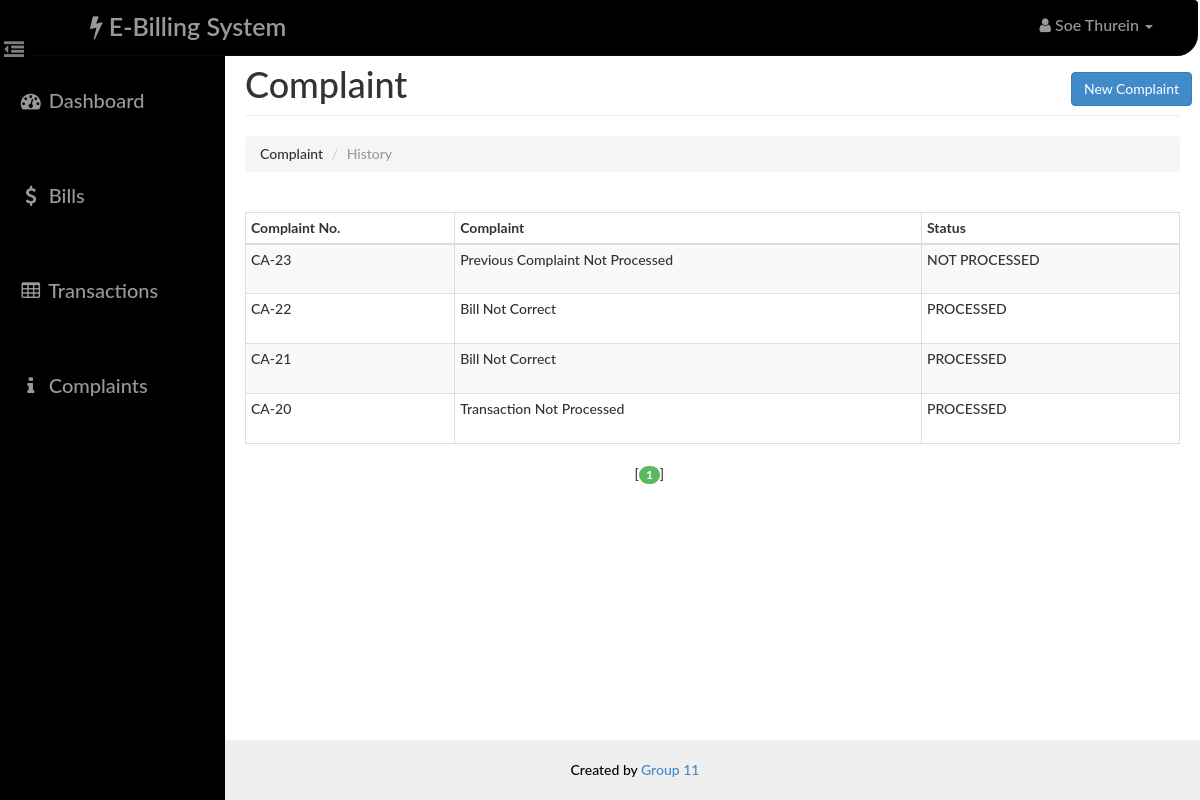
Page /user/complaint.php (signed in) on the committed database.
### tables this page shows
CREATE TABLE `complaint` (
  `id` int(14) NOT NULL AUTO_INCREMENT,
  `uid` int(14) NOT NULL,
  `aid` int(14) NOT NULL,
  `complaint` varchar(140) NOT NULL,
  `status` varchar(40) NOT NULL,
  PRIMARY KEY (`id`),
  KEY `aid` (`aid`),
  KEY `uid` (`uid`),
  CONSTRAINT `complaint_ibfk_1` FOREIGN KEY (`aid`) REFERENCES `admin` (`id`) ON DELETE CASCADE ON UPDATE CASCADE,
  CONSTRAINT `complaint_ibfk_2` FOREIGN KEY (`uid`) REFERENCES `user` (`id`) ON DELETE CASCADE ON UPDATE CASCADE
);

### user/paging1.php (called while the page is built, shortened)
<?php
    $rowsperpage = 5;
    if (isset($_GET['currentpage']) && is_numeric($_GET['currentpage'])) {
       $currentpage = (int) $_GET['currentpage'];
    } else {
       $currentpage = 1;
    }
    $offset = ($currentpage - 1) * $rowsperpage;
 ?>

### Includes/user.php (called while the page is built, shortened)
<?php
    function retrieve_complaints ($id,$offset, $rowsperpage) {
        global $con;
        $query = "SELECT * FROM complaint where uid={$id} ";
        $query .= "ORDER BY id DESC ";
        $query .= "LIMIT {$offset}, {$rowsperpage}";
        $result1 = mysqli_query($con,$query);
        return $result1;
    }
 ?>

### user/complaint.php (the view, shortened to what this page needs)
<?php
    require_once('head_html.php');
    require_once('../Includes/session.php');
    require_once('../Includes/user.php');
?>
<body>
    <div id="wrapper">
        <?php
            require_once("nav.php");
            require_once("sidebar.php");
        ?>
        <div id="page-content-wrapper">
            <div class="container-fluid">
                <div class="row">
                    <div class="col-lg-12">
                        <h1 class="page-header">
                            Complaint
                            <button class="btn btn-primary" data-toggle="modal" style="position:relative;left:70%" data-target="#Complaint">New Complaint</button>
                        </h1>
                        <ol class="breadcrumb">
                          <li>Complaint</li>
                          <li class="active">History</li>
                        </ol>
                        <div class="table-responsive">
                            <table class="table table-hover table-striped table-bordered table-condensed">
                                <thead>
                                    <tr>
                                        <th>Complaint No.</th>
                                        <th>Complaint</th>
                                        <th>Status</th>
                                    </tr>
                                </thead>
                                <tbody>
                                    <?php
                                    include("paging1.php");
                                    $result = retrieve_complaints($_SESSION['uid'],$offset, $rowsperpage);
                                    while($row = mysqli_fetch_assoc($result)){
                                    ?>
                                        <tr>
                                            <td><?php echo 'CA-'.$row['id']  ?></td>
                                            <td height="50"><?php echo $row['complaint'] ?></td>
                                            <td><?php echo $row['status'] ?></td>
                                        </tr>
                                    <?php } ?>
                                </tbody>
                            </table>
                            <?php include("paging2.php");  ?>
                        </div>
                    </div>
                </div>
            </div>
        </div>
    </div>
 <?php
    require_once("footer.php");
?>
</body>
</html>

### assets/css/dash_user.css (style rules this page uses)
body, html { width: 100%; height: 100%; }
body, h1, h2, h3, h4, h5, h6 { font-family: "Lato","Helvetica Neue",Helvetica,Arial,sans-serif; font-weight: 500; }
#wrapper { padding-left: 10px; padding-top: 5px; -webkit-transition: all 0.5s ease; -moz-transition: all 0.5s ease; -o-transition: all 0.5s ease; transition: all 0.5s ease; }
#page-content-wrapper { width: 100%; padding: 15px; min-height:580px; }
@media (min-width:768px) { #wrapper { padding-left: 225px; } }
@media (min-width:768px) { #page-content-wrapper { padding: 20px; } }
.table-responsive { padding-top: 20px; padding-bottom: 20px; }

### rows in the picture
complaint: id "23", complaint "Previous Complaint Not Processed", status "NOT PROCESSED"
complaint: id "22", complaint "Bill Not Correct", status "PROCESSED"
complaint: id "21", complaint "Bill Not Correct", status "PROCESSED"
complaint: id "20", complaint "Transaction Not Processed", status "PROCESSED"

### other values in the picture
$user "Soe Thurein"
